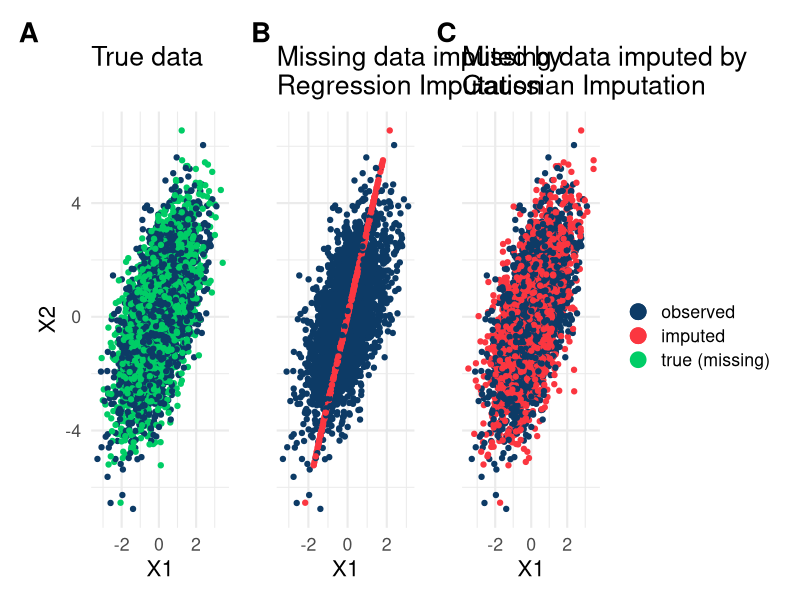

The R source for this figure:

library(dplyr)
library(ggplot2)
library(patchwork)

set.seed(10)

dat <- MASS::mvrnorm(5000, mu = c(0, 0), Sigma = matrix(c(3,1,1,1), ncol=2, byrow = T))
colnames(dat) <- c("X2", "X1")
dat_full <- dat

## Introduce MCAR missing values
dat[runif(5000) > 0.5, 2] <- NA 

dat_imp_norm <- mice::mice(dat, m = 1, method = "norm.nob")
dat_imp_norm <- mice::complete(dat_imp_norm) %>% 
  mutate(missing = is.na(dat[, 2]))

dat_imp_norm.predict <- mice::mice(dat, m = 1, method = "norm.predict")
dat_imp_norm.predict <- mice::complete(dat_imp_norm.predict) %>% 
  mutate(missing = is.na(dat[, 2]))

dat_full <- dat_full %>% 
  as.data.frame() %>% 
  mutate(missing = is.na(dat[, 2]))


###################################

##Study the coefficients of the linear regression X_2 onto X_1
## (note that to impute X_1, X_1 was regressed on X_2)

# norm.predict (prediction imputation)
coef(lm(X2 ~ X1, data = dat_imp_norm.predict))


# norm.nob (stochastic Gaussian imputation) 
coef(lm(X2 ~ X1, data = dat_imp_norm))


# Full data (i.e. the "perfect" imputation)
coef(lm(X2 ~ X1, data = dat_full))



#############################

p1 <- ggplot(dat_imp_norm.predict, aes(x = X1, y = X2, col = missing)) +
  geom_point() +
  geom_point(aes(x = 30, y = 30, color = "new_category"), size = 5, show.legend = TRUE) +
  scale_color_manual(name = "", 
                     values = c("FALSE" = "#0D3B66", 
                                "TRUE" = "#FB3640", 
                                "new_category" = "springgreen3"),
                     labels = c("FALSE" = "observed", 
                                "TRUE" = "imputed", 
                                "new_category" = "true (missing)"),
                     breaks = c("FALSE", "TRUE", "new_category")) +
  theme_minimal(base_size = 16) +
  ggtitle("Missing data imputed by\nRegression Imputation") +
  xlim(min(dat_imp_norm.predict$X1), max(dat_imp_norm.predict$X1)) +
  ylim(min(dat_imp_norm.predict$X2), max(dat_imp_norm.predict$X2)) +
  theme(axis.title.y = element_blank(),
        axis.text.y = element_blank())

p2 <- ggplot(dat_imp_norm, aes(x = X1, y = X2, col = missing)) +
  geom_point() +
  theme_minimal(base_size = 16) +
  ggtitle("Missing data imputed by\nGaussian Imputation") +
  geom_point(aes(x = 30, y = 30, color = "new_category"), size = 5, show.legend = TRUE) +
  scale_color_manual(name = "", 
                     values = c("FALSE" = "#0D3B66", 
                                "TRUE" = "#FB3640", 
                                "new_category" = "springgreen3"),
                     labels = c("FALSE" = "observed", 
                                "TRUE" = "imputed", 
                                "new_category" = "true (missing)"),
                     breaks = c("FALSE", "TRUE", "new_category")) +
  xlim(min(dat_imp_norm$X1), max(dat_imp_norm$X1)) +
  ylim(min(dat_imp_norm$X2), max(dat_imp_norm$X2)) +
  theme(axis.title.y = element_blank(),
        axis.text.y = element_blank())

p3 <- ggplot(dat_full, aes(x = X1, y = X2, col = missing)) +
  geom_point() +
  scale_color_manual(values = c("#0D3B66", "springgreen3"),
                     name = "", labels = c("observed", "missing")) +
  theme_minimal(base_size = 16) +
  ggtitle("True data") +
  theme(legend.position = "none")

((p3 + p1 + p2 + plot_layout(guides = "collect")) & 
    guides(color = guide_legend(override.aes = list(size = 5)))) +
  plot_annotation(tag_levels = 'A') &
  theme(plot.tag = element_text(size = 20, face = "bold"))





